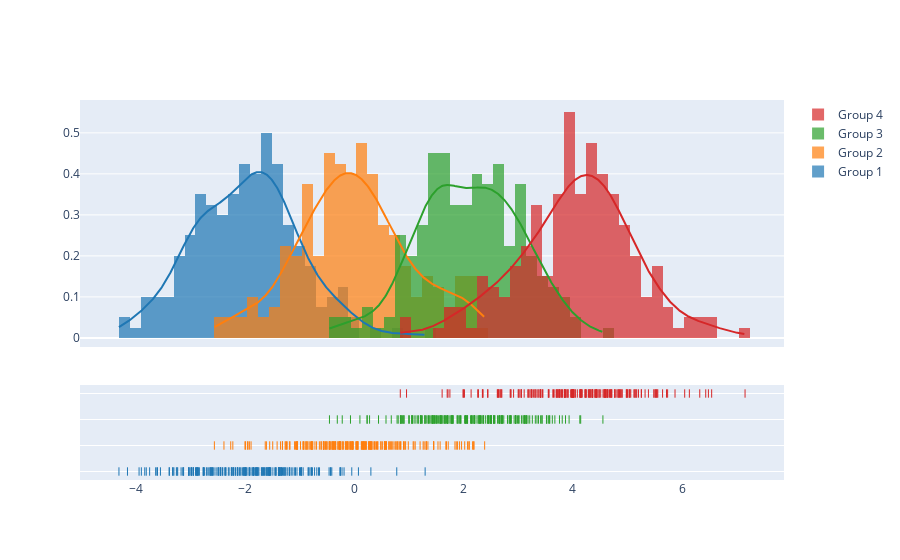

The code cell stored with this chart in its notebook:
### Code cell
import plotly.figure_factory as ff

# Add histogram data
x1 = np.random.randn(200) - 2
x2 = np.random.randn(200)
x3 = np.random.randn(200) + 2
x4 = np.random.randn(200) + 4

# Group data together
hist_data = [x1, x2, x3, x4]

group_labels = ['Group 1', 'Group 2', 'Group 3', 'Group 4']

# Create distplot with custom bin_size
fig = ff.create_distplot(hist_data, group_labels, bin_size=.2)
fig.show()

### Figure 1 — Plotly figure (JSON) as saved in the notebook; plotly's stock layout.template omitted (floating-point values rounded to 4 significant figures; data arrays with more than 128 entries replaced by an {"elided": "..."} marker saying what was removed)
{"data": [{"autobinx": false, "histnorm": "probability density", "legendgroup": "Group 1", "marker": {"color": "rgb(31, 119, 180)"}, "name": "Group 1", "opacity": 0.7, "type": "histogram", "x": {"elided": "200 float values"}, "xaxis": "x", "xbins": {"end": 1.299, "size": 0.2, "start": -4.305}, "yaxis": "y"}, {"autobinx": false, "histnorm": "probability density", "legendgroup": "Group 2", "marker": {"color": "rgb(255, 127, 14)"}, "name": "Group 2", "opacity": 0.7, "type": "histogram", "x": {"elided": "200 float values"}, "xaxis": "x", "xbins": {"end": 2.388, "size": 0.2, "start": -2.558}, "yaxis": "y"}, {"autobinx": false, "histnorm": "probability density", "legendgroup": "Group 3", "marker": {"color": "rgb(44, 160, 44)"}, "name": "Group 3", "opacity": 0.7, "type": "histogram", "x": {"elided": "200 float values"}, "xaxis": "x", "xbins": {"end": 4.553, "size": 0.2, "start": -0.4524}, "yaxis": "y"}, {"autobinx": false, "histnorm": "probability density", "legendgroup": "Group 4", "marker": {"color": "rgb(214, 39, 40)"}, "name": "Group 4", "opacity": 0.7, "type": "histogram", "x": {"elided": "200 float values"}, "xaxis": "x", "xbins": {"end": 7.154, "size": 0.2, "start": 0.8442}, "yaxis": "y"}, {"legendgroup": "Group 1", "marker": {"color": "rgb(31, 119, 180)"}, "mode": "lines", "name": "Group 1", "showlegend": false, "type": "scatter", "x": {"elided": "500 float values"}, "xaxis": "x", "y": {"elided": "500 float values"}, "yaxis": "y"}, {"legendgroup": "Group 2", "marker": {"color": "rgb(255, 127, 14)"}, "mode": "lines", "name": "Group 2", "showlegend": false, "type": "scatter", "x": {"elided": "500 float values"}, "xaxis": "x", "y": {"elided": "500 float values"}, "yaxis": "y"}, {"legendgroup": "Group 3", "marker": {"color": "rgb(44, 160, 44)"}, "mode": "lines", "name": "Group 3", "showlegend": false, "type": "scatter", "x": {"elided": "500 float values"}, "xaxis": "x", "y": {"elided": "500 float values"}, "yaxis": "y"}, {"legendgroup": "Group 4", "marker": {"color": "rgb(214, 39, 40)"}, "mode": "lines", "name": "Group 4", "showlegend": false, "type": "scatter", "x": {"elided": "500 float values"}, "xaxis": "x", "y": {"elided": "500 float values"}, "yaxis": "y"}, {"legendgroup": "Group 1", "marker": {"color": "rgb(31, 119, 180)", "symbol": "line-ns-open"}, "mode": "markers", "name": "Group 1", "showlegend": false, "type": "scatter", "x": {"elided": "200 float values"}, "xaxis": "x", "y": {"elided": "200 str values"}, "yaxis": "y2"}, {"legendgroup": "Group 2", "marker": {"color": "rgb(255, 127, 14)", "symbol": "line-ns-open"}, "mode": "markers", "name": "Group 2", "showlegend": false, "type": "scatter", "x": {"elided": "200 float values"}, "xaxis": "x", "y": {"elided": "200 str values"}, "yaxis": "y2"}, {"legendgroup": "Group 3", "marker": {"color": "rgb(44, 160, 44)", "symbol": "line-ns-open"}, "mode": "markers", "name": "Group 3", "showlegend": false, "type": "scatter", "x": {"elided": "200 float values"}, "xaxis": "x", "y": {"elided": "200 str values"}, "yaxis": "y2"}, {"legendgroup": "Group 4", "marker": {"color": "rgb(214, 39, 40)", "symbol": "line-ns-open"}, "mode": "markers", "name": "Group 4", "showlegend": false, "type": "scatter", "x": {"elided": "200 float values"}, "xaxis": "x", "y": {"elided": "200 str values"}, "yaxis": "y2"}], "layout": {"barmode": "overlay", "hovermode": "closest", "legend": {"traceorder": "reversed"}, "xaxis": {"anchor": "y2", "domain": [0.0, 1.0], "zeroline": false}, "yaxis": {"anchor": "free", "domain": [0.35, 1], "position": 0.0}, "yaxis2": {"anchor": "x", "domain": [0, 0.25], "dtick": 1, "showticklabels": false}}}
